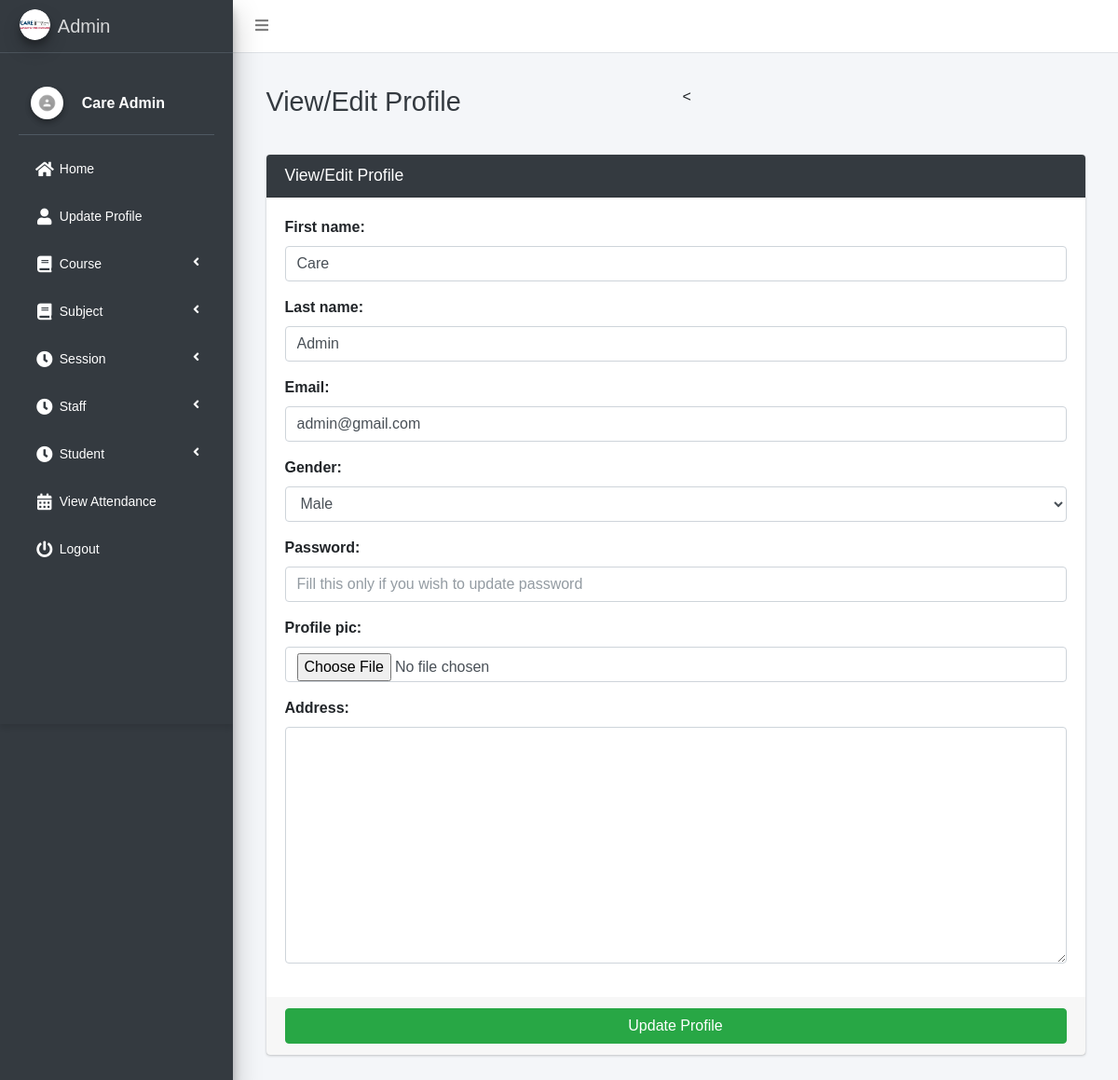
Screenshot of /admin_view_profile (signed in) with the database file from the repository.
### main_app/models.py (models this page shows)
class CustomUser(AbstractUser):
    USER_TYPE = ((1, "HOD"), (2, "Staff"), (3, "Student"))
    GENDER = [("M", "Male"), ("F", "Female")]
    username = None  # Removed username, using email instead
    email = models.EmailField(unique=True)
    user_type = models.CharField(default=1, choices=USER_TYPE, max_length=1)
    gender = models.CharField(max_length=1, choices=GENDER)
    profile_pic = models.ImageField()
    address = models.TextField()
    fcm_token = models.TextField(default="")  # For firebase notifications
    created_at = models.DateTimeField(auto_now_add=True)
    updated_at = models.DateTimeField(auto_now=True)
    USERNAME_FIELD = "email"
    REQUIRED_FIELDS = []
    objects = CustomUserManager()
    def __str__(self):
        return self.first_name + " " + self.last_name

### main_app/hod_views.py (the view, shortened to what this page needs)
# urls.py: path("admin_view_profile", hod_views.admin_view_profile,
def admin_view_profile(request):
    admin = get_object_or_404(Admin, admin=request.user)
    form = AdminForm(request.POST or None, request.FILES or None,
                     instance=admin)
    context = {'form': form,
               'page_title': 'View/Edit Profile'
               }
    return render(request, "hod_template/admin_view_profile.html", context)

### main_app/forms.py
class AdminForm(CustomUserForm):
    def __init__(self, *args, **kwargs):
        super(AdminForm, self).__init__(*args, **kwargs)
    class Meta(CustomUserForm.Meta):
        model = Admin
        fields = CustomUserForm.Meta.fields

### main_app/templates/hod_template/admin_view_profile.html (shortened to what this page needs)
{% extends 'main_app/base.html' %}
{% load static %}
{% block page_title %}{{page_title}}{% endblock page_title %}
{% block content %}
<section class="content">
    <div class="container-fluid">
        <div class="row">
            <div class="col-md-12">
                <div class="card card-dark">
                    <div class="card-header">
                        <h3 class="card-title">{{page_title}}</h3>
                    </div>
                    {% include "main_app/form_template.html" with messages=messages  form=form button_text="Update Profile"%}
                </div>
            </div>
        </div>
    </div>
</section>
{% endblock content %}

### main_app/templates/main_app/sidebar_template.html (shortened to what this page needs)
{% load static %}
<!DOCTYPE html>
<html lang="en">
<head>
</head>
<body>
    <aside class="main-sidebar sidebar-dark-info elevation-4">
    {% if request.user.user_type == '1' %}
    <a href="{% url 'admin_home' %}" class="brand-link">
        <img src="{% static 'dist/img/admin.png' %} " alt="admin"
            class="brand-image img-circle elevation-3" >
        <span class="brand-text font-weight-light">Admin</span>
    </a>
    <div class="sidebar">
        <div class="user-panel mt-3 pb-3 mb-3 d-flex">
            <div class="image">
                <img src="{{ request.user.profile_pic}}" class="img-circle elevation-2" alt="User Image">
            </div>
            <div class="info">
                <a href="#" class="d-block">{{user}}</a>
            </div>
        </div>
        <nav class="mt-2">
<ul class="nav nav-pills nav-sidebar flex-column" data-widget="treeview" role="menu" data-accordion="false">
                    <li class="nav-item">
                        <a href="{% url 'admin_home' %}" class="nav-link {% if request.path == admin_home %} active {% endif %}">
                            <i class="nav-icon fas fa-home"></i>
                            <p>Home</p>
                        </a>
                    </li>
                    <li class="nav-item">
                        <a href="{% url 'admin_view_profile' %}" class="nav-link {% if request.path == admin_view_profile %} active {% endif %}">
                            <i class="nav-icon fas fa-user"></i>
                            <p>Update Profile</p>
                        </a>
                    </li>
                    <li class="nav-item has-treeview">
                        <a href="#" class="nav-link">
                            <i class="nav-icon fas fa-book"></i>
                            <p>Course<i class="fas fa-angle-left right"></i></p>
                        </a>
                    </li>
                    <li class="nav-item has-treeview">
                        <a href="#" class="nav-link">
                            <i class="nav-icon fas fa-book"></i>
                            <p>Subject<i class="fas fa-angle-left right"></i></p>
                        </a>
                    </li>
                    <li class="nav-item has-treeview">
                        <a href="#" class="nav-link">
                            <i class="nav-icon fas fa-clock"></i>
                            <p>Session<i class="fas fa-angle-left right"></i></p>
                        </a>
                    </li>
                    <li class="nav-item has-treeview">
                        <a href="#" class="nav-link">
                            <i class="nav-icon fas fa-clock"></i>
                            <p>Staff<i class="fas fa-angle-left right"></i></p>
                        </a>
                    </li>
                                        <li class="nav-item has-treeview">
                        <a href="#" class="nav-link">
                            <i class="nav-icon fas fa-clock"></i>
                            <p>Student<i class="fas fa-angle-left right"></i></p>
                        </a>
                    </li>
                    <li class="nav-item">
                        <a href="{% url 'admin_view_attendance' %}" class="nav-link {% if request.path == admin_view_attendance %} active {% endif %}">
                            <i class="nav-icon fas fa-calendar-alt"></i>
                            <p>View Attendance</p>
                        </a>
                    </li>
                                        {% endif %}
                                        <li class="nav-item">
                                            <a href="{% url 'user_logout' %}"
                                                onclick="return confirm('Your session would be terminated.\n\nProceed?')"
                                                class="nav-link">
                                                <i class="nav-icon fas fa-power-off"></i>
                                                <p>
                                                    Logout
                                                </p>
                                            </a>
                                        </li>
                                    </ul>
                                </nav>
                            </div>
</aside>
</body>
</html>

### main_app/templates/main_app/sidebar_template.html (style rules this page uses)
body { margin: 0; font-family: Arial, sans-serif; background-color: #f4f6f9; }
.sidebar { background: #fffff; padding: 20px; height: 90vh; width: 250px; box-shadow: 0 4px 6px rgba(0, 0, 0, 0.1); }
.sidebar .nav-sidebar > .nav-item > .nav-link { color: #ffffff; border-radius: 4px; padding: 10px 15px; margin-bottom: 10px; font-size: 14px; transition: all 0.3s ease; display: flex; align-items: center; }
.sidebar .nav-icon { margin-right: 10px; font-size: 18px; }
.sidebar .nav-item.has-treeview > .nav-link .fas.fa-angle-left { margin-left: auto; }
.user-panel { display: flex; align-items: center; margin-bottom: 20px; }
.user-panel .image img { border-radius: 50%; width: 35px; height: 35px; }
.user-panel .info { margin-left: 10px; }
.user-panel .info a { font-weight: bold; color: #ffffff; }

### rows the page displays
CustomUser: user.profile_pic (picture), first_name+last_name "Care Admin"

### other values shown
{{ page_title }} "View/Edit Profile"
{{ field.label_tag }} "First name:" "Last name:" "Email:" "Gender:" "Password:" "Profile pic:" "Address:"
{{ button_text }} "Update Profile"
